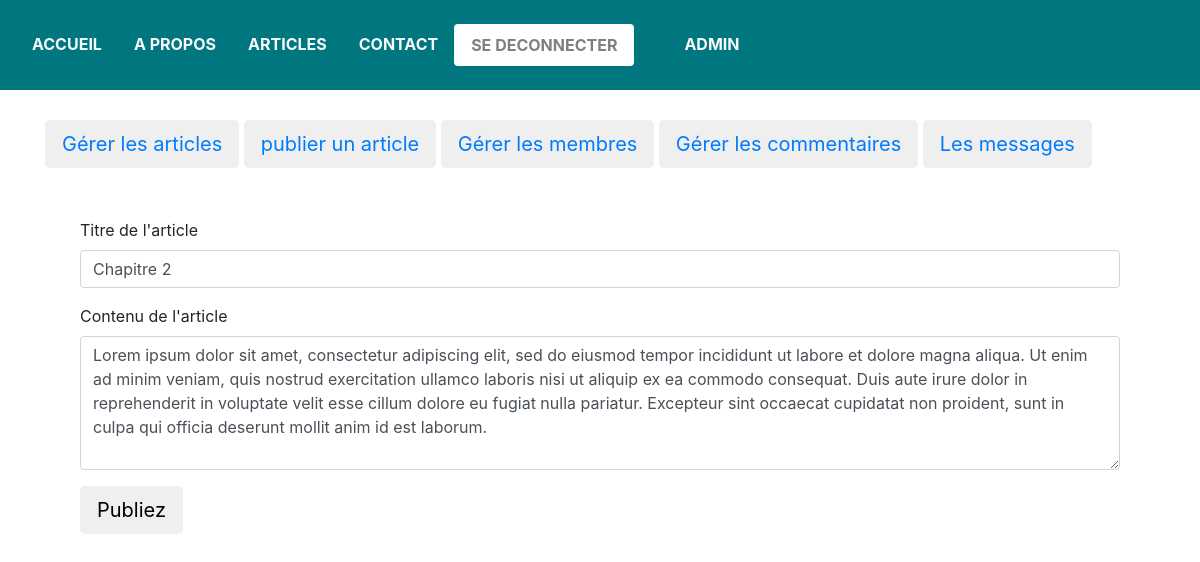
The page /modifierArticle.php?id=2 (signed in) on the database its author committed.
### tables this page shows
CREATE TABLE IF NOT EXISTS `billets` (
  `id` int(11) NOT NULL AUTO_INCREMENT,
  `titre` varchar(255) NOT NULL,
  `contenu` text NOT NULL,
  `date_billet` datetime NOT NULL,
  PRIMARY KEY (`id`)
);

### modifierArticle.php (the view, shortened to what this page needs)
<!DOCTYPE html>
<html>
    <head>
        <link rel="stylesheet" href="public/css/formulaire-commentaire.css" />
        <link rel="stylesheet" href="https://maxcdn.bootstrapcdn.com/bootstrap/4.0.0/css/bootstrap.min.css">
    </head>
    <body>
    	<header>
        	<?php include("sections-pages/barre-menu.php"); ?>
            <div class="container-pluid" >
                <div class="row">
                    <div class="col-xs-12" id="image-header">
                    </div>
                </div>
            </div>
        </header>
        <section>
            <?php include("sections-pages/menuAdmin.php"); ?>
        </section>
        <?php
        $bdd = new PDO('mysql:host=localhost;dbname=billet_simple_pour_l\'alaska;charset=utf8', 'root', '');
        if(isset($_GET['id']) AND !empty($_GET['id'])){
            $selectInfoArticle = $bdd->prepare('SELECT * FROM billets WHERE id = ?');
            $selectInfoArticle->execute(array($_GET['id']));
            $infoArticles = $selectInfoArticle->fetch();
        }else{
            echo "Article introuvable...";
        }
        ?>
        <section>
        <div class="container">
                <div class="row" id="form-row">
                    <form action="modifierArticle.php?id=<?= $_GET['id'];?>" method="POST" style="margin: 50px">
                        <div class="form-group">
                            <label for="titre">Titre de l'article</label>
                            <input type="text" name="titre" id="titre" class="form-control" value="<?= $infoArticles['titre'] ;?>">
                        </div>
                        <div class="form-group">
                            <label for="contenu">Contenu de l'article</label>
                            <textarea id="contenu" name="contenu" rows="5" cols="100" class="form-control"><?= $infoArticles['contenu'];?></textarea>
                        </div>
                        <button type="submit" name="pubModification" class="btn btn-default btn-lg">Publiez</button>
                    </form>
                </div>
            </div>
        </section>
    </body>
</html>

### public/css/formulaire-commentaire.css (style rules this page uses)
#image-header, img { width: 100%; height: 90px; }

### rows shown on the page
billets: titre "Chapitre 2", contenu "Lorem ipsum dolor sit amet, consectetur adipiscing elit, sed do eiusmod tempor incididunt ut labore et dolore magna aliqua. Ut enim ad minim veniam, quis nostrud exercitation ullamco laboris nisi ut aliquip ex ea commodo consequat. Duis aute irure dolor in reprehenderit in voluptate velit esse cillum dolore eu fugiat nulla pariatur. Excepteur sint occaecat cupidatat non proident, sunt in culpa qui officia deserunt mollit anim id est laborum."

### other values the page prints
$_SESSION["deconnecter"] "SE DECONNECTER"
$_SESSION['admin'] "ADMIN"
